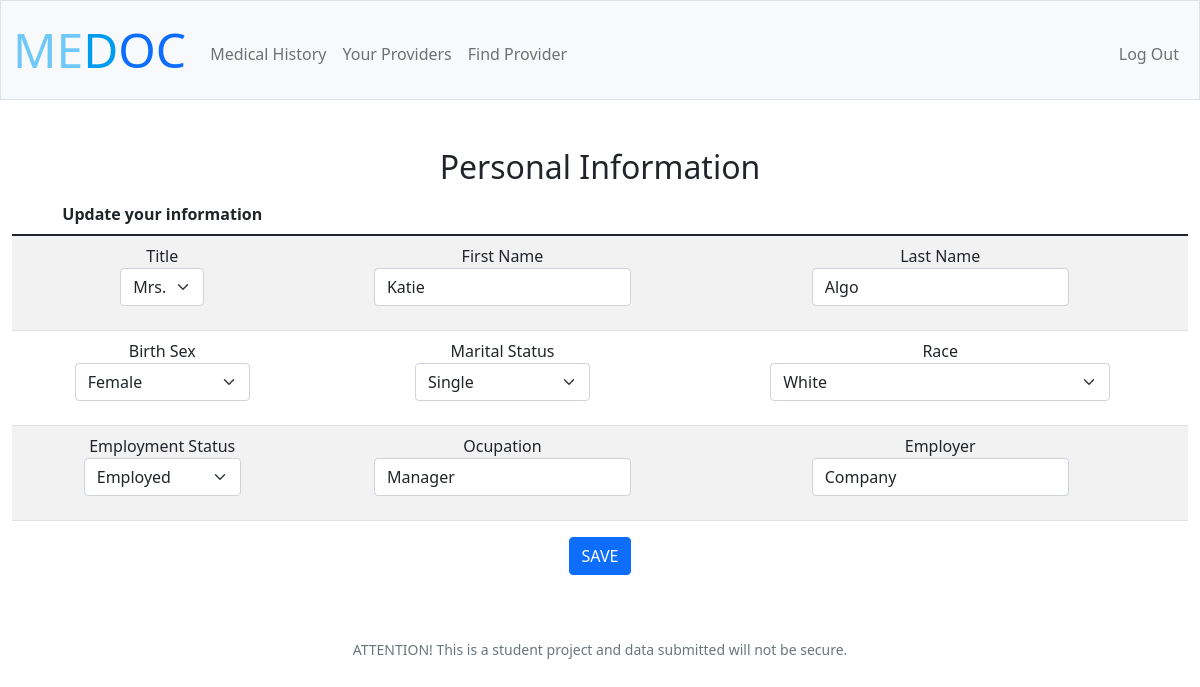
The page /info (signed in) on the database its author committed.
### tables this page shows
CREATE TABLE 'users' ('id' INTEGER PRIMARY KEY AUTOINCREMENT NOT NULL, 'username' TEXT NOT NULL, 'password' TEXT NOT NULL,'first' TEXT NOT NULL,'last' TEXT NOT NULL, 'title' TEXT,'usertype' TEXT, 'dob' DATETIME, 'specialty' TEXT, 'sex' TEXT, 'marital_status' TEXT, 'race' TEXT, 'employment_status' TEXT, 'ocupation' TEXT, 'employer' TEXT);

### app.py (the view)
@app.route("/info", methods=["GET", "POST"])
@login_required
def info():
    iiid = session["user_id"][0]["id"]
    current = db.execute("SELECT * FROM users WHERE id = ?", iiid)
    if request.method == "POST":
        title = request.form.get("title")
        first = request.form.get("first")
        last = request.form.get("last")
        sex = request.form.get("sex")
        marital_status = request.form.get("marital_status")
        race = request.form.get("race")
        employment_status = request.form.get("employment")
        ocupation = request.form.get("ocupation")
        employer = request.form.get("employer")
        db.execute("UPDATE users SET title = ?, first = ?, last = ?,sex = ?, marital_status = ?, race = ?, employment_status = ?, ocupation = ?, employer = ?  WHERE id = ?",
                    title, first, last, sex, marital_status, race, employment_status, ocupation, employer, iiid,)
        return redirect("/summary")
    else:
        return render_template("info.html", current=current)

### app.py (called while the page is built)
@app.after_request
def after_request(response):
    response.headers["Cache-Control"] = "no-cache, no-store, must-revalidate"
    response.headers["Expires"] = 0
    response.headers["Pragma"] = "no-cache"
    return response

### helpers.py (called while the page is built)
def login_required(f):
    @wraps(f)
    def decorated_function(*args, **kwargs):
        if session.get("user_id") is None:
            return redirect("/login")
        return f(*args, **kwargs)
    return decorated_function

### templates/info.html (shortened to what this page needs)
{% extends "layout.html" %}
{% block main %}
<h2> Personal Information</h2>
<form action="/info" method="POST">
    <div>
        <table class="table table-striped">
            <thead>
                <tr>
                    <th>Update your information</th>
                </tr>
            </thead>
            <tbody>
                <tr>
                    <td>
                        <label for="title">Title</label>
                        <select  autofocus class="form-select mx-auto w-auto" name="title" id="title">
                            <option selected value="{{current[0]['title']}}">{{current[0]['title']}}</option>
                        </select>
                    </td>
                    <td>
                        <label for="first">First Name</label>
                        <div class="mb-3">
                            <input autocomplete="off" class="form-control mx-auto w-auto" id="first" name="first" type="text" value="{{current[0]['first']}}">
                        </div>
                    </td>
                    <td>
                        <label for="last">Last Name</label>
                        <div class="mb-3">
                            <input autocomplete="off" class="form-control mx-auto w-auto" id="last" name="last" type="text" value="{{current[0]['last']}}">
                        </div>
                    </td>
                </tr>
                <tr>
                    <td>
                        <label for="sex">Birth Sex</label>
                            <select  autofocus class="form-select mx-auto w-auto" name="sex" id="sex" required>
                                <option selected value="{{current[0]['sex']}}">{{current[0]['sex']}}</option>
                            </select>
                        </div>
                    <td>
                        <label for="marital_status">Marital Status</label>
                        <div class="mb-3">
                            <select  autofocus class="form-select mx-auto w-auto" name="marital_status" id="marital_status">
                                <option selected value="{{current[0]['marital_status']}}">{{current[0]['marital_status']}}</option>
                            </select>
                        </div>
                    </td>
                    <td>
                        <label for="Race">Race</label>
                        <div class="mb-3">
                            <select  autofocus class="form-select mx-auto w-auto" name="race" id="race">
                                <option selected value="{{current[0]['race']}}">{{current[0]['race']}}</option>
                            </select>
                        </div>
                    </td>
                <tr>
                    <td>
                    <label for="Employment">Employment Status</label>
                    <div class="mb-3">
                        <select  autofocus class="form-select mx-auto w-auto" name="employment" id="employment">
                            <option selected value="{{current[0]['employment_status']}}">{{current[0]['employment_status']}}</option>
                        </select>
                    </div>
                </td>
                <td>
                    <label for="Ocupation">Ocupation</label>
                    <div class="mb-3">
                        <input autocomplete="off" class="form-control mx-auto w-auto" id="ocupation" name="ocupation" type="text" value="{{current[0]['ocupation']}}">
                    </div>
                </td>
                <td>
                    <label for="employer">Employer</label>
                    <div class="mb-3">
                        <input autocomplete="off" class="form-control mx-auto w-auto" id="employer" name="employer" type="text" value="{{current[0]['employer']}}">
                    </div>
                </td>
            </tr>
    <div class="mb-3">
        <button class="btn btn-primary" type="submit">SAVE</button>
    </div>
    </form>
{% endblock %}

### static/styles.css (style rules this page uses)
tr { width: 100wp; }

### rows shown on the page
users: title "Mrs.", first "Katie", last "Algo", sex "Female", marital_status "Single", race "White", employment "Employed", ocupation "Manager", employer "Company"
